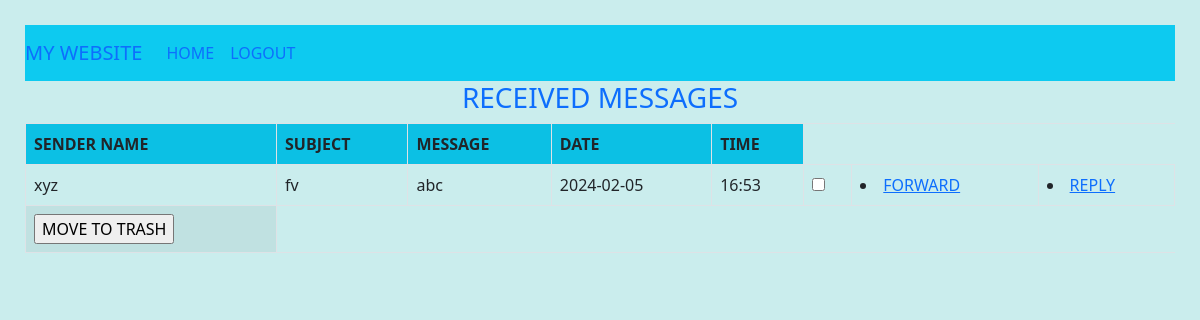
The app's page /viewReceivedmessage/ (signed in) with its own data.
### user/models.py (models this page shows)
class message_tb(models.Model):
    Senderid=models.ForeignKey(register_tb,on_delete=models.CASCADE,related_name='Senderid')
    Subject=models.CharField(max_length=20)
    Message=models.CharField(max_length=20)
    Date=models.CharField(max_length=20)
    Time=models.CharField(max_length=20)
    Receiverid=models.ForeignKey(register_tb,on_delete=models.CASCADE)
    Status=models.CharField(max_length=20,default="Pending")
    FilterStatus=models.CharField(max_length=20,default="Pending")

class register_tb(models.Model):
    Name=models.CharField(max_length=20)
    Gender=models.CharField(max_length=20)
    DOB=models.CharField(max_length=20)
    Address=models.CharField(max_length=20)
    Countryid=models.ForeignKey(country_tb,on_delete=models.CASCADE)
    Stateid=models.ForeignKey(state_tb,on_delete=models.CASCADE)
    Phone=models.CharField(max_length=20)
    SecurityQuestion=models.CharField(max_length=20)
    Answer=models.CharField(max_length=20)
    Username=models.CharField(max_length=20)
    Password=models.CharField(max_length=20)

### user/views.py (the view)
# urls.py: path('viewReceivedmessage/',userview.viewReceivedmessage,name="viewReceivedmessage"),
def viewReceivedmessage(request):
    id=request.session['user_id']
    Status=["Pending","Deleted by sender"]
    agefactor=Customeragefactor_tb.objects.filter(Userid_id=id)
    for factor in agefactor:
        msg=message_tb.objects.filter(Receiverid_id=id,FilterStatus="Pending",Message__icontains=factor.Factorid.Factorname).exclude(Senderid_id__in=Blocklist_tb.objects.filter(Userid_id=id).values('Contactid')).update(FilterStatus='Filtered')
    hobbyfactor=Customerhobby_tb.objects.filter(Userid_id=id)
    for factor2 in hobbyfactor:
        msg2=message_tb.objects.filter(Receiverid_id=id,FilterStatus="Pending",Message__icontains=factor.Factorid.Factorname).exclude(Senderid_id__in=Blocklist_tb.objects.filter(Userid_id=id).values('Contactid')).update(FilterStatus='Filtered')
    seasonfactor=CustomerSeasoncountry_tb.objects.filter(Userid_id=id)
    for factor3 in seasonfactor:
        msg3=message_tb.objects.filter(Receiverid_id=id,FilterStatus="Pending",Message__icontains=factor.Factorid.Factorname).exclude(Senderid_id__in=Blocklist_tb.objects.filter(Userid_id=id).values('Contactid')).update(FilterStatus='Filtered')
    view=message_tb.objects.filter(Receiverid_id=id,FilterStatus='Filtered',Status__in=Status).exclude(id__in=trash_tb.objects.filter(Receiverid_id=id).values('Messageid_id'))
    return render(request,"user/receivedmessage.html",{'re':view})

### templates/user/receivedmessage.html (shortened to what this page needs)
<!DOCTYPE html>
<html lang="en">
<head>
    <link rel="stylesheet" href="/static/css/bootstrap.css">
</head>
    <body style="background-color: rgb(202, 237, 237);padding: 25px;">
        <form action="{% url 'trashAction' %}" method="post" >
            <div class="navbar navbar-expand-lg bg-info ">
                <a hre="#" class="navbar-brand">MY WEBSITE</a>
                <ul class="navbar-nav">
                    <li class="nav nav-item">
                        <a class="nav-link" href="{% url 'home_user' %}">HOME</a>
                    </li>
                    <li class="nav nav-item">
                        <a href="{% url 'logout' %}" class="nav-link">LOGOUT</a>
                    </li>
                </ul>
            </div>
        <h3 class="text-primary" style="text-align: center;">RECEIVED MESSAGES</h3>
        <table class="table table-bordered table-hover table-striped">
            <tr class="bg-info">
                <th>SENDER NAME</th>
                <th>SUBJECT</th>
                <th>MESSAGE</th>
                <th>DATE</th>
                <th>TIME</th>
            </tr>
            {% for v in re %}
            <tr>
                <td>{{v.Senderid.Name}}</td>
                <td>{{v.Subject}}</td>
                <td>{{v.Message}}</td>
                <td>{{v.Date}}</td>
                <td>{{v.Time}}</td>
                <td><input type="checkbox" name="mid" value={{v.id}}></td>
                <td><li><a href="{% url 'forward' v.id %}">FORWARD</a></li></td>
                <td><li><a href="{% url 'reply' v.id %}">REPLY</a></li></td>
            </tr>
            {% endfor %}
            <tr>
                <td><input type="submit" value="MOVE TO TRASH"></td>
            </tr>
        </form>
    </body>
</html>

### records on screen
message_tb: Senderid.Name "xyz", Subject "fv", Message "abc", Date "2024-02-05", Time "16:53"
